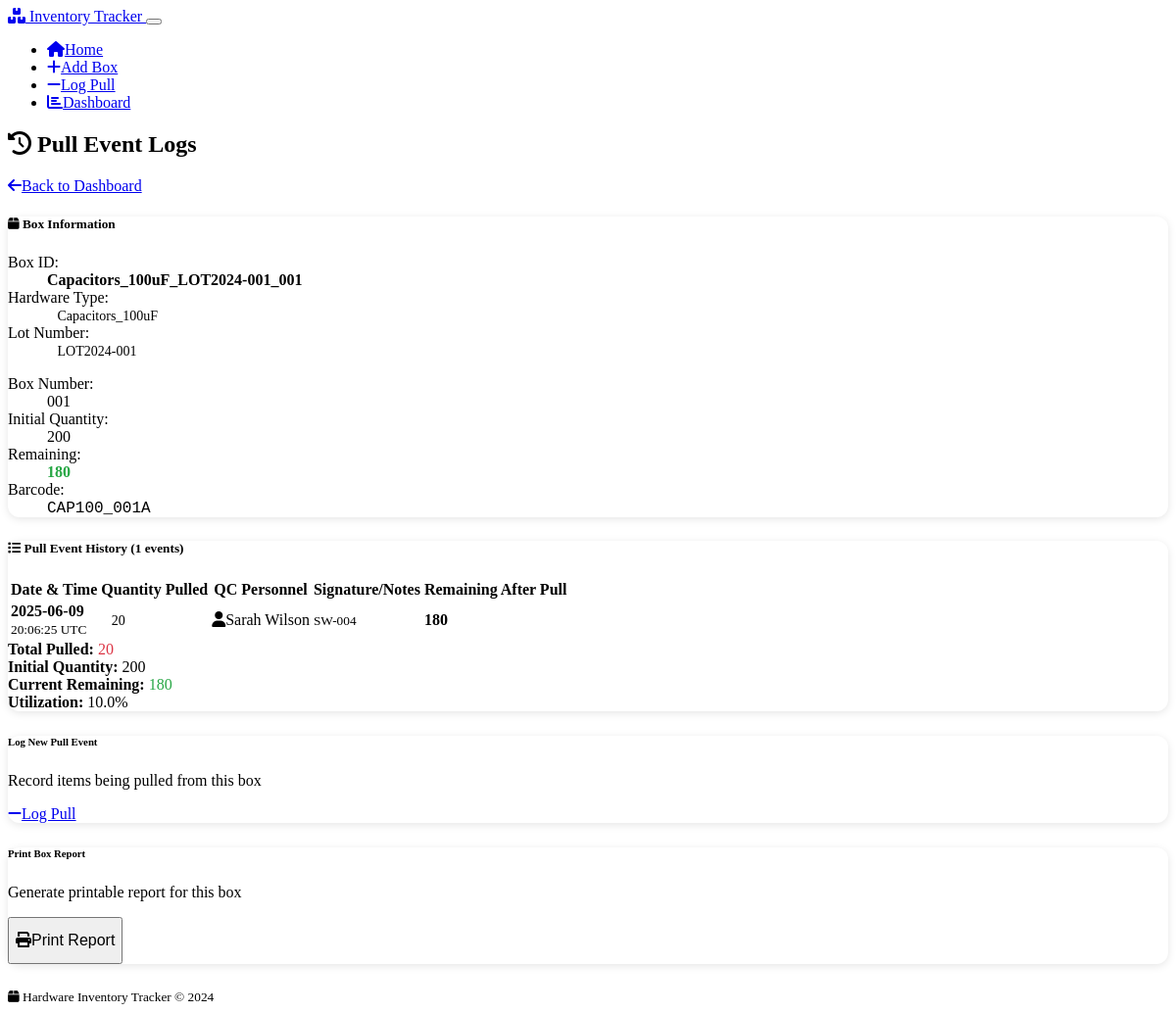
Page /box_logs/4 on the committed database.
### models.py (models this page shows, shortened)
class Box(db.Model):
    __tablename__ = 'boxes'
    id = db.Column(db.Integer, primary_key=True)
    box_id = db.Column(db.String(200), unique=True, nullable=False)  # Generated from Type_Lot_Box
    hardware_type_id = db.Column(db.Integer, db.ForeignKey('hardware_types.id'), nullable=False)
    lot_number_id = db.Column(db.Integer, db.ForeignKey('lot_numbers.id'), nullable=False)
    box_number = db.Column(db.String(50), nullable=False)
    initial_quantity = db.Column(db.Integer, nullable=False)
    remaining_quantity = db.Column(db.Integer, nullable=False)
    barcode = db.Column(db.String(100), unique=True, nullable=False)
    created_at = db.Column(db.DateTime, default=lambda: datetime.now(timezone.utc))
    hardware_type = db.relationship('HardwareType', backref='boxes')
    lot_number = db.relationship('LotNumber', backref='boxes')

class HardwareType(db.Model):
    __tablename__ = 'hardware_types'
    id = db.Column(db.Integer, primary_key=True)
    name = db.Column(db.String(100), unique=True, nullable=False)
    created_at = db.Column(db.DateTime, default=lambda: datetime.now(timezone.utc))

class LotNumber(db.Model):
    __tablename__ = 'lot_numbers'
    id = db.Column(db.Integer, primary_key=True)
    name = db.Column(db.String(100), unique=True, nullable=False)
    created_at = db.Column(db.DateTime, default=lambda: datetime.now(timezone.utc))

class PullEvent(db.Model):
    __tablename__ = 'pull_events'
    id = db.Column(db.Integer, primary_key=True)
    box_id = db.Column(db.Integer, db.ForeignKey('boxes.id'), nullable=False)
    quantity_pulled = db.Column(db.Integer, nullable=False)
    qc_personnel = db.Column(db.String(100), nullable=False)
    signature = db.Column(db.String(200))
    timestamp = db.Column(db.DateTime, default=lambda: datetime.now(timezone.utc))
    box = db.relationship('Box', backref='pull_events')

### app.py (the view)
@app.route('/box_logs/<int:box_id>')
def box_logs(box_id):
    box = Box.query.get_or_404(box_id)
    hardware_type = HardwareType.query.get(box.hardware_type_id)
    lot_number = LotNumber.query.get(box.lot_number_id)
    pull_events = PullEvent.query.filter_by(box_id=box_id)\
                                .order_by(PullEvent.timestamp.desc()).all()
    return render_template('box_logs.html',
                         box=box,
                         hardware_type=hardware_type,
                         lot_number=lot_number,
                         pull_events=pull_events)

### templates/box_logs.html (shortened to what this page needs)
{% extends "base.html" %}
{% block content %}
<div class="d-flex justify-content-between align-items-center mb-4">
    <h2>
        <i class="fas fa-history me-2"></i>
        Pull Event Logs
    </h2>
    <a href="{{ url_for('dashboard') }}" class="btn btn-secondary">
        <i class="fas fa-arrow-left me-1"></i>Back to Dashboard
    </a>
</div>
<div class="card mb-4">
    <div class="card-header bg-info text-white">
        <h5 class="mb-0">
            <i class="fas fa-box me-2"></i>
            Box Information
        </h5>
    </div>
    <div class="card-body">
        <div class="row">
            <div class="col-md-6">
                <dl class="row">
                    <dt class="col-sm-4">Box ID:</dt>
                    <dd class="col-sm-8"><strong>{{ box.box_id }}</strong></dd>
                    <dt class="col-sm-4">Hardware Type:</dt>
                    <dd class="col-sm-8">
                        <span class="badge bg-primary">{{ hardware_type.name }}</span>
                    </dd>
                    <dt class="col-sm-4">Lot Number:</dt>
                    <dd class="col-sm-8">
                        <span class="badge bg-info">{{ lot_number.name }}</span>
                    </dd>
                </dl>
            </div>
            <div class="col-md-6">
                <dl class="row">
                    <dt class="col-sm-4">Box Number:</dt>
                    <dd class="col-sm-8">{{ box.box_number }}</dd>
                    <dt class="col-sm-4">Initial Quantity:</dt>
                    <dd class="col-sm-8">{{ box.initial_quantity }}</dd>
                    <dt class="col-sm-4">Remaining:</dt>
                    <dd class="col-sm-8">
                        <strong class="{{ 'text-danger' if box.remaining_quantity == 0 else 'text-warning' if box.remaining_quantity < 10 else 'text-success' }}">
                            {{ box.remaining_quantity }}
                        </strong>
                    </dd>
                    <dt class="col-sm-4">Barcode:</dt>
                    <dd class="col-sm-8">
                        <code>{{ box.barcode }}</code>
                    </dd>
                </dl>
            </div>
        </div>
    </div>
</div>
<div class="card">
    <div class="card-header">
        <h5 class="mb-0">
            <i class="fas fa-list me-2"></i>
            Pull Event History ({{ pull_events|length }} events)
        </h5>
    </div>
    <div class="card-body p-0">
        {% if pull_events %}
        <div class="table-responsive">
            <table class="table table-hover mb-0">
                <thead class="table-dark">
                    <tr>
                        <th>Date & Time</th>
                        <th>Quantity Pulled</th>
                        <th>QC Personnel</th>
                        <th>Signature/Notes</th>
                        <th>Remaining After Pull</th>
                    </tr>
                </thead>
                <tbody>
                    {% for event in pull_events %}
                    <tr>
                        <td>
                            <div>
                                <strong>{{ event.timestamp.strftime('%Y-%m-%d') }}</strong>
                            </div>
                            <small class="text-muted">{{ event.timestamp.strftime('%H:%M:%S UTC') }}</small>
                        </td>
                        <td>
                            <span class="badge bg-warning">{{ event.quantity_pulled }}</span>
                        </td>
                        <td>
                            <i class="fas fa-user me-1"></i>{{ event.qc_personnel }}
                        </td>
                        <td>
                            {% if event.signature %}
                                <small>{{ event.signature }}</small>
                            {% else %}
                                <small class="text-muted">No signature</small>
                            {% endif %}
                        </td>
                        <td>
                            {% set remaining_at_pull = box.remaining_quantity %}
                            {% for later_event in pull_events %}
                                {% if later_event.timestamp > event.timestamp %}
                                    {% set remaining_at_pull = remaining_at_pull + later_event.quantity_pulled %}
                                {% endif %}
                            {% endfor %}
                            <strong>{{ remaining_at_pull }}</strong>
                        </td>
                    </tr>
                    {% endfor %}
                </tbody>
            </table>
        </div>
        <div class="card-footer bg-light">
            <div class="row text-center">
                <div class="col-md-3">
                    <strong>Total Pulled:</strong>
                    <span class="text-danger">{{ pull_events|sum(attribute='quantity_pulled') }}</span>
                </div>
                <div class="col-md-3">
                    <strong>Initial Quantity:</strong>
                    <span class="text-info">{{ box.initial_quantity }}</span>
                </div>
                <div class="col-md-3">
                    <strong>Current Remaining:</strong>
                    <span class="text-success">{{ box.remaining_quantity }}</span>
                </div>
                <div class="col-md-3">
                    <strong>Utilization:</strong>
                    <span class="text-primary">
                        {{ "%.1f"|format(((box.initial_quantity - box.remaining_quantity) / box.initial_quantity * 100)) }}%
                    </span>
                </div>
            </div>
        </div>
        {% endif %}
    </div>
</div>
<div class="row mt-4">
    <div class="col-md-6">
        <div class="card">
            <div class="card-body text-center">
                <h6 class="card-title">Log New Pull Event</h6>
                <p class="card-text">Record items being pulled from this box</p>
                <a href="{{ url_for('log_pull') }}?barcode={{ box.barcode }}" class="btn btn-warning">
                    <i class="fas fa-minus me-1"></i>Log Pull
                </a>
            </div>
        </div>
    </div>
    <div class="col-md-6">
        <div class="card">
            <div class="card-body text-center">
                <h6 class="card-title">Print Box Report</h6>
                <p class="card-text">Generate printable report for this box</p>
                <button onclick="window.print()" class="btn btn-secondary">
                    <i class="fas fa-print me-1"></i>Print Report
                </button>
            </div>
        </div>
    </div>
</div>
{% endblock %}

### static/css/custom.css (style rules this page uses)
body { font-size: 16px; }
.btn { min-height: 48px; font-size: 16px; }
.card { border-radius: 12px; box-shadow: 0 2px 8px rgba(0, 0, 0, 0.1); margin-bottom: 1.5rem; }
.card-header { border-radius: 12px 12px 0 0 !important; font-weight: 600; }
.table-responsive { border-radius: 8px; }
.badge { font-size: 0.875em; padding: 0.5em 0.75em; }
.text-success { color: #28a745 !important; }
.text-danger { color: #dc3545 !important; }

### rows in the picture
Box: box_id "Capacitors_100uF_LOT2024-001_001", box_number "001", initial_quantity "200", remaining_quantity "180", barcode "CAP100_001A", initial_quantity+remaining_quantity "10.0"
HardwareType: name "Capacitors_100uF"
LotNumber: name "LOT2024-001"
PullEvent: timestamp "2025-06-09", timestamp "20:06:25 UTC", quantity_pulled "20", qc_personnel "Sarah Wilson", signature "SW-004", remaining_at_pull "180"

### other values in the picture
{{ pull_events|length }} "1"
{{ pull_events|sum(attribute='quantity_pulled') }} "20"
{{ moment().format('YYYY') if moment else '2024' }} "2024"
